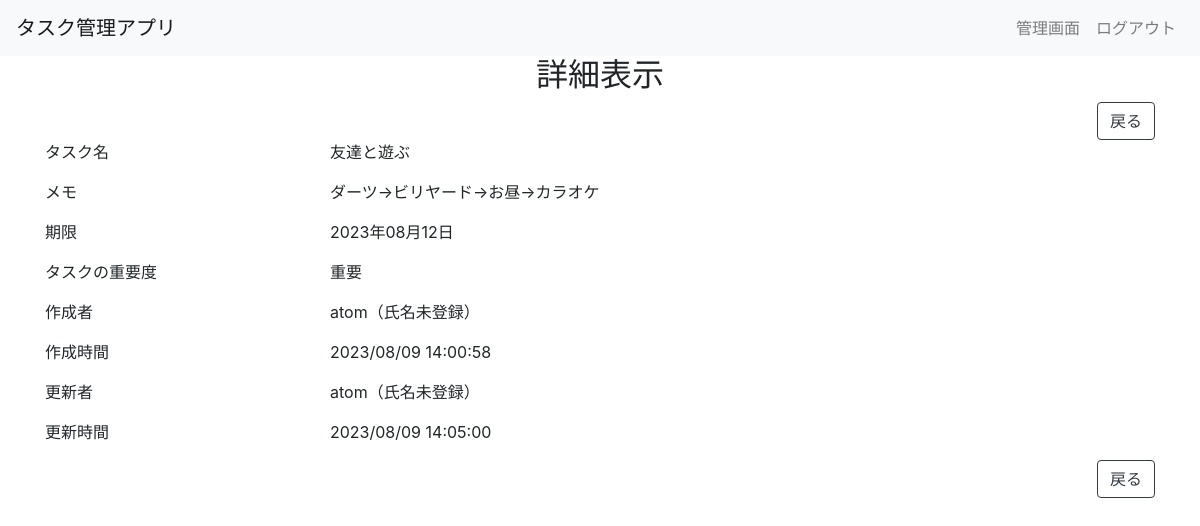
/detail/2/ (signed in), run on the app's committed database.
### app/models.py (models this page shows, shortened)
class Item(models.Model):
    sample_1 = models.CharField(
        verbose_name='タスク名',
        max_length=20,
        blank=True,
        null=True,
    )
    sample_2 = models.TextField(
        verbose_name='メモ',
        blank=True,
        null=True,
    )
    sample_7 = models.DateField(
        verbose_name='期限',
        blank=True,
        null=True,
    )
    sample_9_choice = (
        (1, '重要'),
        (2, '緊急'),
        (3, '普通'),
    )
    sample_9 = models.IntegerField(
        verbose_name='タスクの重要度',
        choices=sample_9_choice,
        blank=True,
        null=True,
    )
    created_by = models.ForeignKey(
        User,
        verbose_name='作成者',
        blank=True,
        null=True,
        related_name='CreatedBy',
        on_delete=models.SET_NULL,
        editable=False,
    )
    created_at = models.DateTimeField(
        verbose_name='作成時間',
        blank=True,
        null=True,
        editable=False,
    )
    updated_by = models.ForeignKey(
        User,
        verbose_name='更新者',
        blank=True,
        null=True,
        related_name='UpdatedBy',
        on_delete=models.SET_NULL,
        editable=False,
    )
    updated_at = models.DateTimeField(
        verbose_name='更新時間',
        blank=True,
        null=True,
        editable=False,
    )
    class Meta:
        verbose_name = 'タスク管理'
        verbose_name_plural = 'タスク管理'

### users/models.py (models this page shows, shortened)
class User(AbstractUser):
    full_name = models.CharField(
        verbose_name='氏名',
        max_length=100,
        blank=True
    )
    is_staff = models.BooleanField(
        _('staff status'),
        default=True,
    )
    def get_full_name(self):
        if self.full_name:
            return self.full_name
        else:
            return self.username + '（氏名未登録）'

### app/views.py (the view)
# urls.py: path('detail/<int:pk>/', ItemDetailView.as_view(), name='detail'),
class ItemDetailView(LoginRequiredMixin, DetailView):
    model = Item
    def get_context_data(self, **kwargs):
        return super().get_context_data(**kwargs)

### app/templates/app/item_detail.html
{% extends "./_base.html" %}
{% block content %}
    <div class="container">
        <h2 class="text-center">詳細表示</h2>
        <div class="row">
            <div class="col-12">
                <a class="btn btn-outline-dark float-right" href="{% url 'index' %}">戻る</a>
            </div>
        </div>
        {% include "./item_detail_contents.html" %}
        <div class="row">
            <div class="col-12">
                <a class="btn btn-outline-dark float-right" href="{% url 'index' %}">戻る</a>
            </div>
        </div>
    </div>
{% endblock %}

### app/templates/app/item_detail_contents.html
<div class="row">
    <div class="col-5 col-sm-3">
        <p>タスク名</p>
    </div>
    <div class="col-7 col-sm-9">
        <p>{{  item.sample_1|default_if_none:"未入力"  }}</p>
    </div>
</div>
<div class="row">
    <div class="col-5 col-sm-3">
        <p>メモ</p>
    </div>
    <div class="col-7 col-sm-9">
        <p>{{  item.sample_2|default_if_none:"未入力" }}</p>
    </div>
</div>
<div class="row">
    <div class="col-5 col-sm-3">
        <p>期限</p>
    </div>
    <div class="col-7 col-sm-9">
        <p>{{ item.sample_7|date:"Y年m月d日" }}</p>
    </div>
</div>
<div class="row">
    <div class="col-5 col-sm-3">
        <p>タスクの重要度</p>
    </div>
    <div class="col-7 col-sm-9">
        <p>{{ item.get_sample_9_display|default_if_none:"未入力" }}</p>
    </div>
</div>
<div class="row">
    <div class="col-5 col-sm-3">
        <p>作成者</p>
    </div>
    <div class="col-7 col-sm-9">
        <p>{{ item.created_by.get_full_name }}</p>
    </div>
</div>
<div class="row">
    <div class="col-5 col-sm-3">
        <p>作成時間</p>
    </div>
    <div class="col-7 col-sm-9">
        <p>{{ item.created_at|date:"Y/m/d G:i:s" }}</p>
    </div>
</div>
<div class="row">
    <div class="col-5 col-sm-3">
        <p>更新者</p>
    </div>
    <div class="col-7 col-sm-9">
        <p>{{ item.updated_by.get_full_name }}</p>
    </div>
</div>
<div class="row">
    <div class="col-5 col-sm-3">
        <p>更新時間</p>
    </div>
    <div class="col-7 col-sm-9">
        <p>{{ item.updated_at|date:"Y/m/d G:i:s" }}</p>
    </div>
</div>

### data on the page
Item: sample_1 "友達と遊ぶ", sample_2 "ダーツ→ビリヤード→お昼→カラオケ", sample_7 "2023年08月12日", sample_9 "重要", created_by.get_full_name "atom（氏名未登録）", created_at "2023/08/09 14:00:58", updated_by.get_full_name "atom（氏名未登録）", updated_at "2023/08/09 14:05:00"
